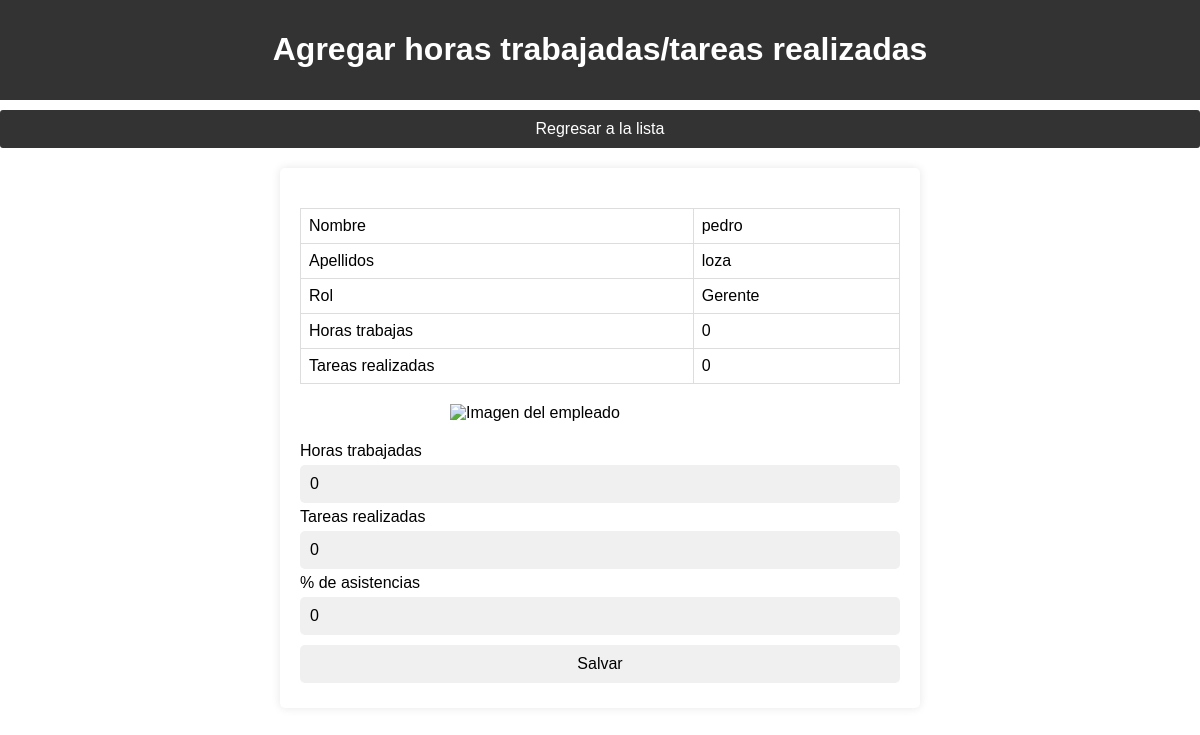
Screenshot of /empleado_rendimiento.php?id=3 (signed in) with the database file from the repository.
### tables this page shows
CREATE TABLE `empleados` (
  `id` int(11) NOT NULL,
  `nombre` varchar(128) NOT NULL,
  `apellidos` varchar(128) NOT NULL,
  `correo` varchar(128) NOT NULL,
  `pass` varchar(32) NOT NULL,
  `rol` int(1) NOT NULL,
  `archivo_n` varchar(255) NOT NULL,
  `archivo` varchar(128) NOT NULL,
  `status` int(1) NOT NULL DEFAULT 1,
  `eliminado` int(1) NOT NULL DEFAULT 0,
  `tareas_realizadas` int(1) NOT NULL,
  `horas_trabajadas` int(1) NOT NULL,
  `asistenciaPorcentaje` int(11) NOT NULL
);

### empleado_rendimiento.php (the view, shortened to what this page needs)
<!DOCTYPE html>
<html lang="es">
<head>
</head>
<body>
    <?php
    $con = conecta();
    if (isset($_REQUEST['id'])) {
        $id = $_REQUEST['id'];
        $sql = "SELECT * FROM empleados WHERE id = $id";
        $res = $con->query($sql);
        if ($res && $res->num_rows > 0) {
            $row = $res->fetch_assoc();
            $nombre = $row["nombre"];
            $apellidos = $row["apellidos"];
            $rol = $row["rol"] == '1' ? 'Gerente' : 'Ejecutivo';
            $archivo = $row["archivo"];
            $tareas_realizadas = $row["tareas_realizadas"];
            $horas_trabajadas = $row["horas_trabajadas"];
            $asistenciaPorcentaje=$row['asistenciaPorcentaje'];
            echo "<header>
                    <h1>Agregar horas trabajadas/tareas realizadas</h1>
                  </header>";
            echo "<div>";
            echo "<a href='empleados_lista.php' style='display: block; text-align: center; text-decoration: none; color: white; background-color: #333; border: none; padding: 10px 20px; margin-top: 10px; cursor: pointer; border-radius: 3px;'>Regresar a la lista</a>";
            echo "</div>";
            echo "<form action='empleados_actualizar_rendimiento.php' method='post'>";
            echo "<table>";
            echo "<tr>";
            echo "<td>Nombre</td>";
            echo "<td>$nombre</td>";
            echo "</tr>";
            echo "<tr>";
            echo "<td>Apellidos</td>";
            echo "<td>$apellidos</td>";
            echo "</tr>";
            echo "<tr>";
            echo "<td>Rol</td>";
            echo "<td>$rol</td>";
            echo "</tr>";
            echo "<tr>";
            echo "<td>Horas trabajas</td>";
            echo "<td>$horas_trabajadas</td>";
            echo "</tr>";
            echo "<tr>";
            echo "<td>Tareas realizadas</td>";
            echo "<td>$tareas_realizadas</td>";
            echo "</tr>";
            echo "</table>";
            echo "<img src='archivos/$archivo' alt='Imagen del empleado' style='width: 300px; height: auto;'>";
            echo "<label for='horas_trabajadas'>Horas trabajadas</label>";
            echo "<input type='text' name='horas_trabajadas' id='horas_trabajadas' value='$horas_trabajadas' /><br>";
            echo "<label for='tareas_realizadas'>Tareas realizadas</label>";
            echo "<input type='text' name='tareas_realizadas' id='tareas_realizadas' value='$tareas_realizadas' /><br>";
            echo "<label for='asistenciaPorcentaje'>% de asistencias</label>";
            echo "<input type='text' name='asistenciaPorcentaje' id='asistenciaPorcentaje' value='$asistenciaPorcentaje' /><br>";
            echo "<input type='submit' value='Salvar'/>";
            echo "</form>";
        } else {
            echo "Empleado no encontrado.";
        }
    } else {
        echo "ID de empleado no especificado.";
    }
    ?>
</body>
</html>

### empleado_rendimiento.php (style rules this page uses)
body { font-family: Arial, sans-serif; margin: 0; padding: 0; }
input[type="text"], input[type="submit"] { width: 100%; padding: 10px; margin: 5px 0; box-sizing: border-box; border: none; border-radius: 5px; background-color: #f0f0f0; font-size: 16px; }
header { background-color: #333; color: white; padding: 10px 0; text-align: center; }
form { margin: 20px auto; padding: 20px; background-color: white; max-width: 600px; border-radius: 5px; box-shadow: 0 0 10px rgba(0, 0, 0, 0.1); }
table { width: 100%; margin-top: 20px; border-collapse: collapse; }
table, th, td { border: 1px solid #ddd; padding: 8px; text-align: left; }
img { display: block; margin: 20px auto; max-width: 100%; height: auto; }

### rows the page displays
empleados: nombre "pedro", apellidos "loza", rol "Gerente", horas_trabajadas "0", tareas_realizadas "0", asistenciaPorcentaje "0"
